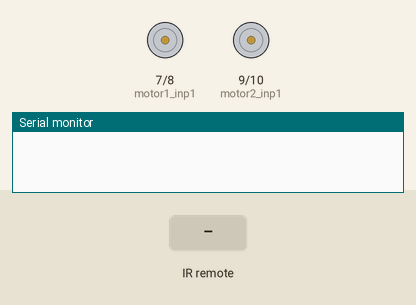
Recording of a sketch running on a simulated Arduino Uno, built with avr-gcc and run on an emulated ATmega328P. On the bench: motor-driver pin pairs drawn as motors (green arrow = first pin HIGH = forward, orange = second pin HIGH = backward, longer = more drive, scaled by the enable pin), the last lines printed to the serial monitor. The test bench sets the inputs (shaded band).

Above: at 1.2 s.
1.3 s: infrared code 0xFFC23D received
At 2.2 s:
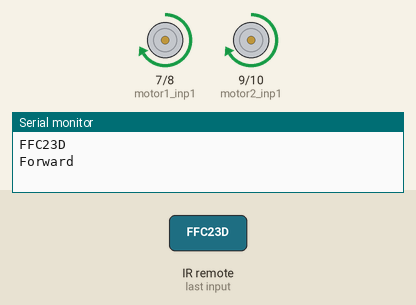
2.8 s: infrared code 0xFF22DD received
At 3.4 s:
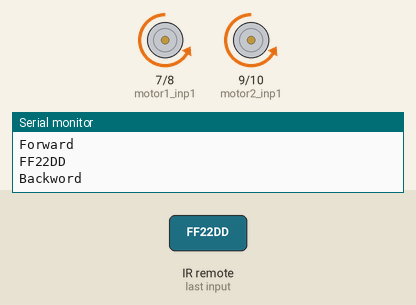
4.3 s: infrared code 0x20FE4DBB received
At 5.7 s:
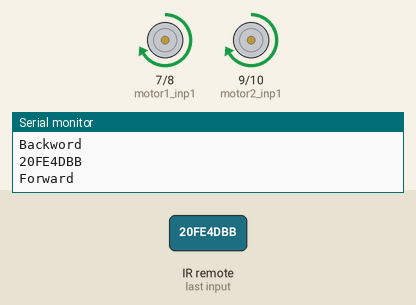
Timing chart, 0 to 7.3 s (numbered marks = the images above; inputs shaded):
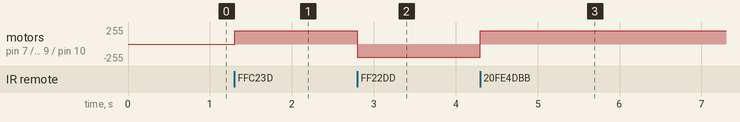

Measured:
- after the input at 1.3 s, motor on pin 7 (motor1_inp1) / pin 8 (motor1_inp2), motor on pin 9 (motor2_inp1) / pin 10 (motor2_inp2): stopped → forward 200/255 at once
- after the input at 2.8 s, motor on pin 7 (motor1_inp1) / pin 8 (motor1_inp2), motor on pin 9 (motor2_inp1) / pin 10 (motor2_inp2): forward 200/255 → backward 200/255 at once
- after the input at 4.3 s, motor on pin 7 (motor1_inp1) / pin 8 (motor1_inp2), motor on pin 9 (motor2_inp1) / pin 10 (motor2_inp2): backward 200/255 → forward 200/255 at once

The sketch:

control_motor_shield_IR.ino
```cpp
/*
  Infrared controlled car
  It assumes 2 motors are attached one for front wheels
  and one for back wheels
*/
#include <IRremote.h>
// Connected pins to IR
int RECV_PIN = 12;
// Connected pins to motor
// en for speed and inp1/2 for directions
int motor1_en = 6;
int motor1_inp1 = 7;
int motor1_inp2 = 8;
int motor2_en = 11;
int motor2_inp1 = 9;
int motor2_inp2 = 10;

IRrecv irrecv(RECV_PIN);
decode_results results;
void setup() {
  Serial.begin(9600);
  irrecv.enableIRIn();
  pinMode(motor1_en, OUTPUT);
  pinMode(motor1_inp1, OUTPUT);
  pinMode(motor1_inp2, OUTPUT);
  pinMode(motor2_en, OUTPUT);
  pinMode(motor2_inp1, OUTPUT);
  pinMode(motor2_inp2, OUTPUT);

}
void move(int direction, int speed){
  if(direction==1){ //move forward
    digitalWrite(motor1_inp1,HIGH);
    digitalWrite(motor1_inp2,LOW);
    digitalWrite(motor2_inp1,HIGH);
    digitalWrite(motor2_inp2,LOW);
    analogWrite(motor1_en,speed);
    analogWrite(motor2_en,speed);
  }else if(direction==2){    //move backword
    digitalWrite(motor1_inp1,LOW);
    digitalWrite(motor1_inp2,HIGH);
    digitalWrite(motor2_inp1,LOW);
    digitalWrite(motor2_inp2,HIGH);
    analogWrite(motor1_en,speed);
    analogWrite(motor2_en,speed);
  }else {
    digitalWrite(motor1_inp1,LOW);
    digitalWrite(motor1_inp2,LOW);
    digitalWrite(motor2_inp1,LOW);
    digitalWrite(motor2_inp2,LOW);
    analogWrite(motor1_en,speed);
    analogWrite(motor2_en,speed);
  }

}
void loop() {
  if (irrecv.decode(&results)) {
    Serial.println(results.value, HEX);
    if (results.value == 0xFFC23D || results.value == 0x20FE4DBB) {
      move(1,200);
      Serial.println("Forward");
    } else if (results.value == 0xFF22DD || results.value == 0x52A3D41F){
      Serial.println("Backword");
      move(2,200);
    } else{
      Serial.println("Stop");
      move(0,0);
    }
    irrecv.resume();
  }
}
```
